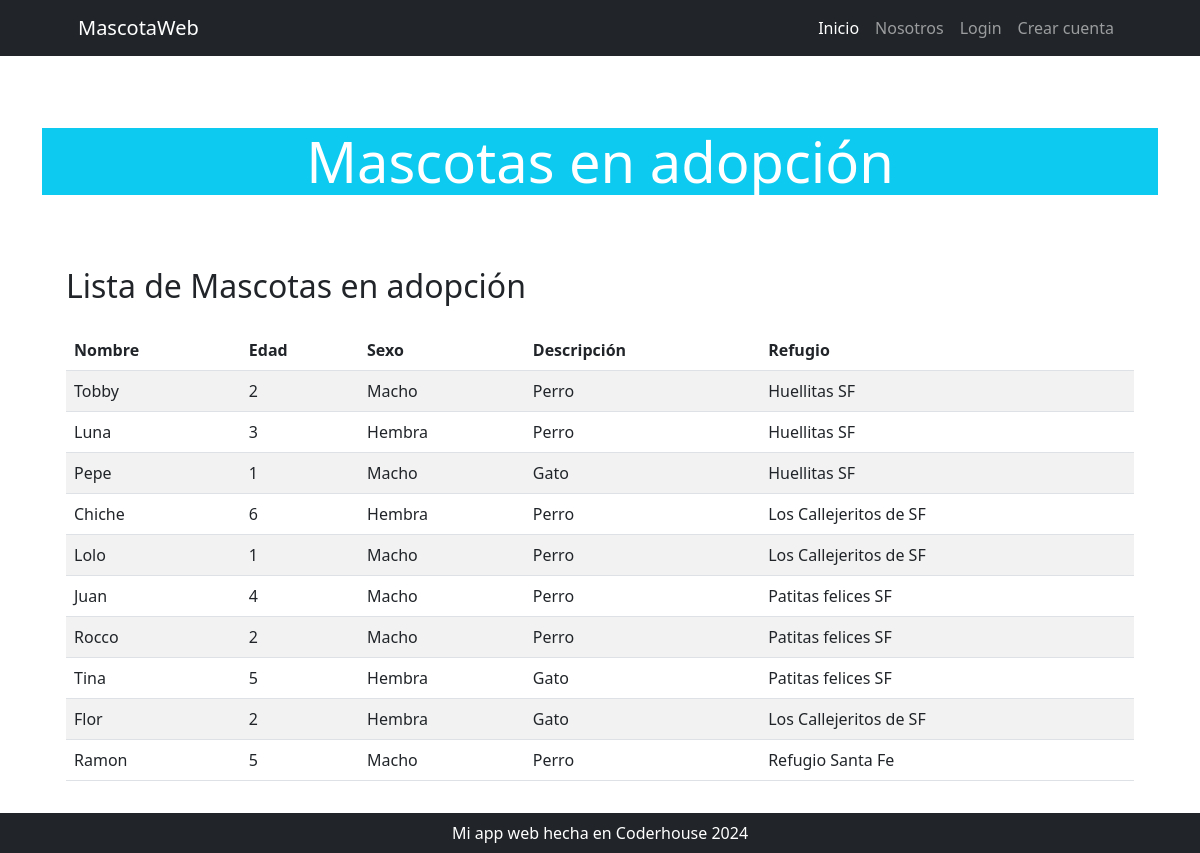
/mi_aplicacion/mascota/list, run on the app's committed database.
### mi_aplicacion/models.py (models this page shows, shortened)
class Mascota(models.Model):
    nombre = models.CharField(max_length=150)
    edad = models.IntegerField()
    sexo = models.CharField(max_length=1, choices=[('M', 'Macho'), ('H', 'Hembra')])
    descripcion = models.TextField()
    refugio = models.ForeignKey('Refugio', on_delete=models.CASCADE, related_name='mascotas', null=True, blank=True)
    fecha_actualizacion = models.DateField(null=True, blank=True, editable=False, default=timezone.now)

class Refugio(models.Model):
    nombre = models.CharField(max_length=150)
    direccion = models.CharField(max_length=200)
    telefono = models.CharField(max_length=20)
    fecha_actualizacion = models.DateField(null=True, blank=True, editable=False, default=timezone.now)

### mi_aplicacion/views.py (the view)
# urls.py: path("mascota/list", views.MascotaList, name="mascota_list"),
def MascotaList(request):
    mascotas_no_adoptadas = Mascota.objects.filter(adopcion__isnull=True)
    return render(request, 'mi_aplicacion/mascota_list.html', {'mascotas': mascotas_no_adoptadas})

### mi_aplicacion/templates/mi_aplicacion/mascota_list.html (shortened to what this page needs)
{% extends 'core/base.html' %}
{% block body_title %}
    Mascotas en adopción
{% endblock body_title %}
{% block content %}
    <div class="container my-5">
        <h2 class="mb-4">Lista de Mascotas en adopción</h2>
        <table class="table table-striped">
            <thead>
                <tr>
                    <th scope="col">Nombre</th>
                    <th scope="col">Edad</th>
                    <th scope="col">Sexo</th>
                    <th scope="col">Descripción</th>
                    <th scope="col">Refugio</th>
                </tr>
            </thead>
            <tbody>
                {% for mascota in mascotas %}
                    <tr>
                        <td>{{ mascota.nombre }}</td>
                        <td>{{ mascota.edad }}</td>
                        <td>{{ mascota.get_sexo_display }}</td>
                        <td>{{ mascota.descripcion }}</td>
                        <td>{{ mascota.refugio.nombre }}</td>
                    </tr>
                {% endfor %}
            </tbody>
        </table>
    </div>
{% endblock content %}

### data on the page
Mascota: nombre "Tobby", edad "2", sexo "Macho", descripcion "Perro", refugio.nombre "Huellitas SF"
Mascota: nombre "Luna", edad "3", sexo "Hembra", descripcion "Perro", refugio.nombre "Huellitas SF"
Mascota: nombre "Pepe", edad "1", sexo "Macho", descripcion "Gato", refugio.nombre "Huellitas SF"
Mascota: nombre "Chiche", edad "6", sexo "Hembra", descripcion "Perro", refugio.nombre "Los Callejeritos de SF"
Mascota: nombre "Lolo", edad "1", sexo "Macho", descripcion "Perro", refugio.nombre "Los Callejeritos de SF"
Mascota: nombre "Juan", edad "4", sexo "Macho", descripcion "Perro", refugio.nombre "Patitas felices SF"
Mascota: nombre "Rocco", edad "2", sexo "Macho", descripcion "Perro", refugio.nombre "Patitas felices SF"
Mascota: nombre "Tina", edad "5", sexo "Hembra", descripcion "Gato", refugio.nombre "Patitas felices SF"
Mascota: nombre "Flor", edad "2", sexo "Hembra", descripcion "Gato", refugio.nombre "Los Callejeritos de SF"
Mascota: nombre "Ramon", edad "5", sexo "Macho", descripcion "Perro", refugio.nombre "Refugio Santa Fe"
